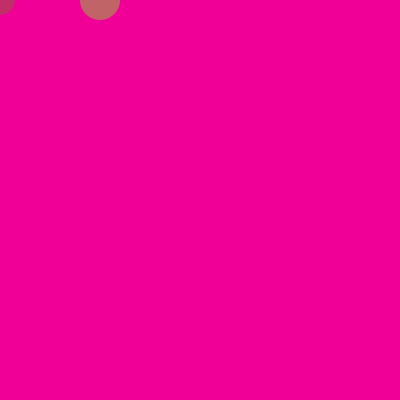
Frame 1 (no input)
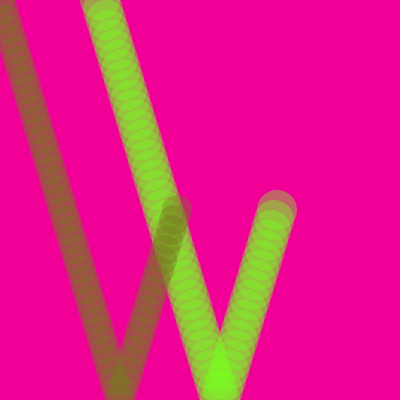
Frame 60 (the mouse pressed at the canvas centre just before this capture)
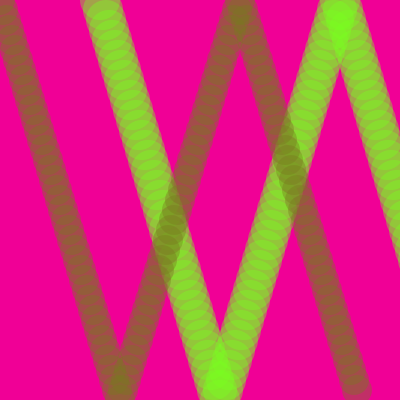
Frame 120 (the mouse held since frame 60 and released just before this capture)

The Processing sketch that drew these frames (run headless with seeded random() and noise(); from frame 60 on, the mouse is pressed at the canvas centre):

// Processing sketch: processing_66514
// ── processing_66514.pde


int x = 0;
int y = 0;

boolean Yspeed=true;
boolean Xspeed=true;



void setup(){
  size(400,400);
   background(240,0,150);
  
}


void draw(){
 noStroke();
fill(120,120,30,100);  
ellipse(x,y,30,30);

 noStroke();
fill(120,255,30,100);  
ellipse(x+100,y,40,40);


if(Yspeed){
y+=10;
} else {
y-=10;  
}  

if(y>=height){
Yspeed=false;
}

if(y<=0){
Yspeed=true;

}

if(Xspeed){
x+=3;
} else {
  x-=3;
}
  
if(x>width){
  Xspeed=false;
} 

if(x<0){
  Xspeed=true;
}



}
